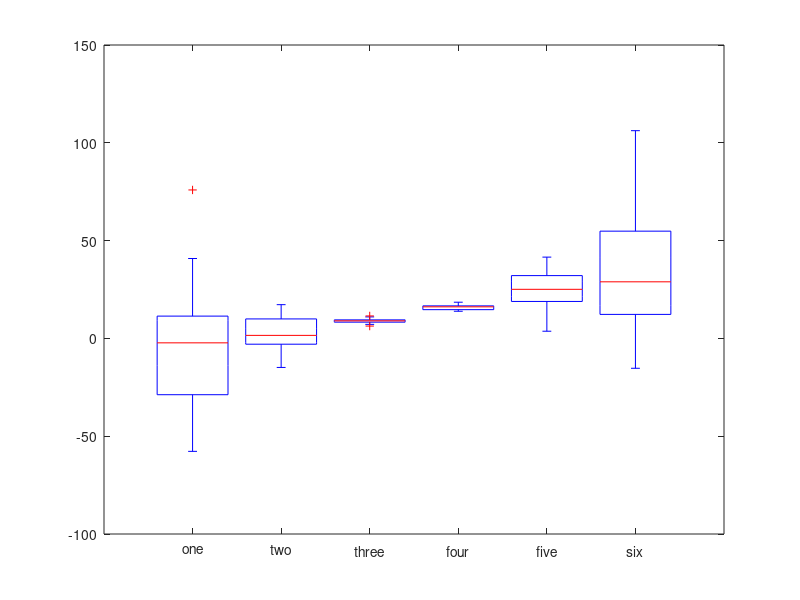
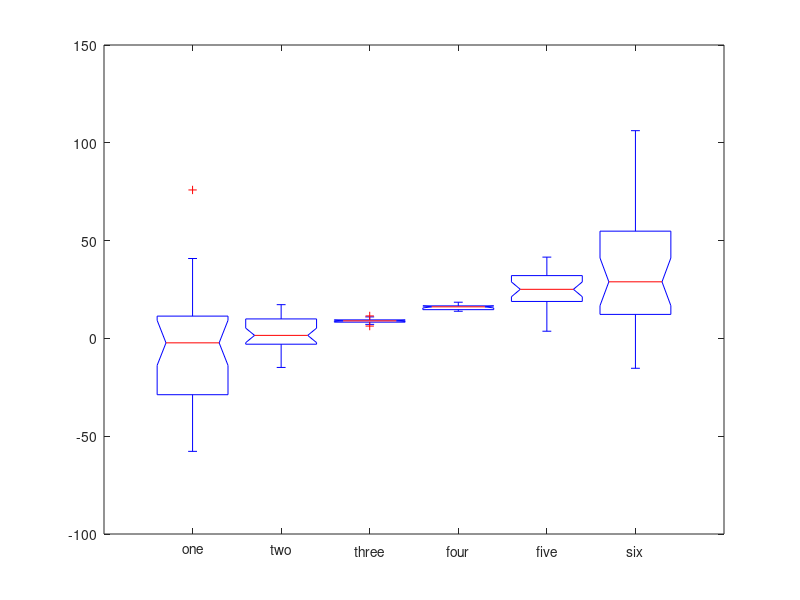

Here is the MATLAB script that generated these plots, in order:
%%
%   
% 
%  SECTION: Visualizing data
%  Box-and-whisker plots

%

%%

% a clear MATLAB workspace is a clear mental workspace
close all; clear
pkg load statistics % load Octave stats package

%% create data for the plot

% data sizes
m = 30; % rows
n =  6; % columns

% generate data
data = bsxfun(@times,30*randn(m,n),linspace(-1,1,n).^2);
data = bsxfun(@plus,data,(1:n).^2);

%% show it!

figure(1), clf

boxplot(data)

boxplot(data)
set(gca,'xtick',1:6,'xticklabel',{'one';'two';'three';'four';'five';'six'})

%% alternative: data in a single column, grouped by a separate variable

dataVect = data(:);
dataGrouping = ceil(linspace(eps,n,m*n));

figure(2), clf
boxplot(dataVect,dataGrouping,'notch','on','labels',{'one';'two';'three';'four';'five';'six'})

% for horizontal orientation
%boxplot(dataVect,dataGrouping,'notch','on','labels',{'one';'two';'three';'four';'five';'six'},'orientation','horizontal')

%% done.
